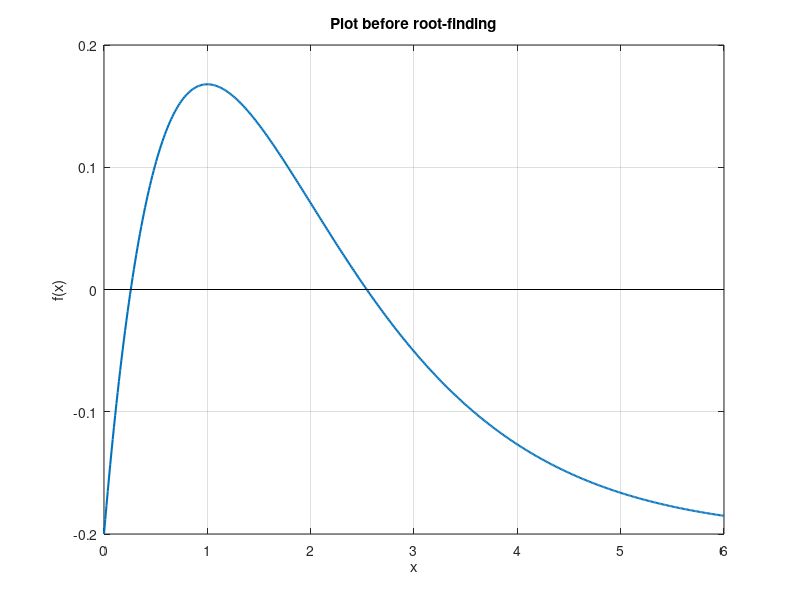

Write MATLAB code to recreate this figure. (Note: this script raises an error after producing the figure.)
% MATH 346 - Week 4
% Numerical roots, integration, and validation checks

clear; clc; close all;

f = @(x) x.*exp(-x) - 0.2;
x_grid = linspace(0, 6, 500);
y_grid = f(x_grid);

figure;
plot(x_grid, y_grid, "LineWidth", 1.5);
hold on;
plot([min(x_grid), max(x_grid)], [0, 0], "k-");
hold off;
grid on;
xlabel("x");
ylabel("f(x)");
title("Plot before root-finding");

[left_root, left_residual] = fzero(f, [0 1]);
[right_root, right_residual] = fzero(f, [1 5]);

Root = [left_root; right_root];
Residual = [left_residual; right_residual];
Bracket = {'[0, 1]'; '[1, 5]'};
disp(table(Bracket, Root, Residual));

fprintf("A root is credible only after checking f(root).\n\n");

g = @(x) sin(x)./(1 + x.^2);

area_function = integral(g, 0, 6);

x_coarse = linspace(0, 6, 13);
y_coarse = g(x_coarse);
area_trapz_coarse = trapz(x_coarse, y_coarse);

x_fine = linspace(0, 6, 201);
y_fine = g(x_fine);
area_trapz_fine = trapz(x_fine, y_fine);

Method = {'integral'; 'trapz, 13 points'; 'trapz, 201 points'};
Estimate = [area_function; area_trapz_coarse; area_trapz_fine];
DifferenceFromIntegral = Estimate - area_function;
disp(table(Method, Estimate, DifferenceFromIntegral));

figure;
plot(x_fine, g(x_fine), "LineWidth", 1.5);
hold on;
plot(x_coarse, y_coarse, "o", "MarkerSize", 6, "LineWidth", 1.2);
hold off;
grid on;
xlabel("x");
ylabel("g(x)");
title("Function values used for numerical integration");
legend("function", "coarse data", "Location", "best");

h = @(x) (x - 2).^2 + 0.5*sin(5*x);
[xmin, hmin] = fminbnd(h, 0, 4);
fprintf("Local minimum on [0, 4]: x = %.4f, h(x) = %.4f\n", xmin, hmin);
